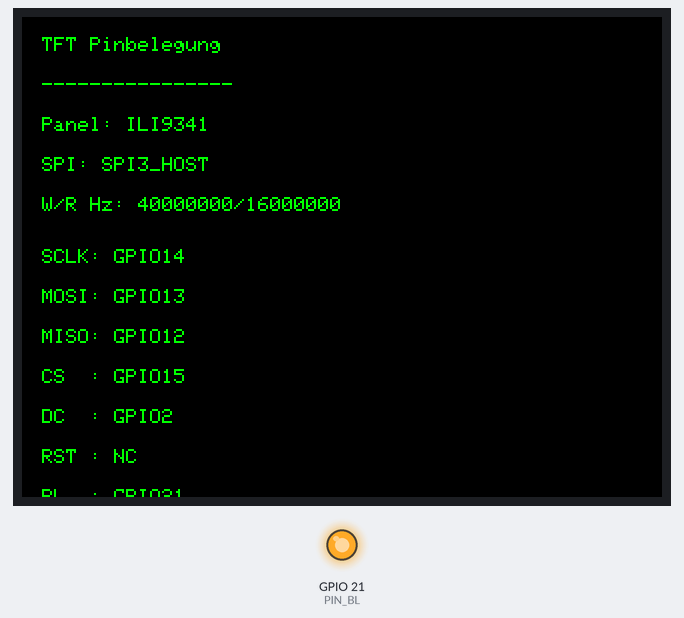
Simulated run of this sketch. Board: ESP32-S3. Shown: 320×240 colour display, output pins drawn as LEDs (lit = HIGH). What the sketch prints to the serial monitor is not drawn.

Above: at 0.6 s.

The sketch:

RadioGateway_Test.ino
```cpp
#include <Arduino.h>
#include <LovyanGFX.hpp>

// ------------------ PINBELEGUNG ------------------
// Passe diese Werte an dein Board an:
static constexpr int PIN_MOSI = 13;
static constexpr int PIN_MISO = 12;   // falls nicht verdrahtet: -1
static constexpr int PIN_SCLK = 14;
static constexpr int PIN_CS   = 15;
static constexpr int PIN_DC   = 2;
static constexpr int PIN_RST  = -1;   // oft fest an 3V3 => -1
static constexpr int PIN_BL   = 21;   // Backlight

// ------------------ SPI HOST robust wählen ------------------
// ESP32 classic: VSPI_HOST/HSPI_HOST
// ESP32-S3 etc.: SPI2_HOST/SPI3_HOST
#if defined(SPI3_HOST)
  static constexpr int SPI_HOST_ID = SPI3_HOST;
  static constexpr const char* SPI_HOST_NAME = "SPI3_HOST";
#elif defined(VSPI_HOST)
  static constexpr int SPI_HOST_ID = VSPI_HOST;
  static constexpr const char* SPI_HOST_NAME = "VSPI_HOST";
#elif defined(SPI2_HOST)
  static constexpr int SPI_HOST_ID = SPI2_HOST;
  static constexpr const char* SPI_HOST_NAME = "SPI2_HOST";
#elif defined(HSPI_HOST)
  static constexpr int SPI_HOST_ID = HSPI_HOST;
  static constexpr const char* SPI_HOST_NAME = "HSPI_HOST";
#else
  static constexpr int SPI_HOST_ID = 0;
  static constexpr const char* SPI_HOST_NAME = "SPI_HOST?";
#endif

static constexpr uint32_t SPI_FREQ_WRITE = 40000000; // 40 MHz
static constexpr uint32_t SPI_FREQ_READ  = 16000000; // 16 MHz

// ------------------ LGFX Konfiguration (SPI) ------------------
class LGFX : public lgfx::LGFX_Device {
  lgfx::Panel_ILI9341 _panel;   // Alternative: lgfx::Panel_ST7789
  lgfx::Bus_SPI _bus;

public:
  LGFX() {
    { // Bus
      auto cfg = _bus.config();
      cfg.spi_host   = static_cast<decltype(cfg.spi_host)>(SPI_HOST_ID);
      cfg.spi_mode   = 0;
      cfg.freq_write = SPI_FREQ_WRITE;
      cfg.freq_read  = SPI_FREQ_READ;
      cfg.pin_sclk   = PIN_SCLK;
      cfg.pin_mosi   = PIN_MOSI;
      cfg.pin_miso   = PIN_MISO;
      cfg.pin_dc     = PIN_DC;
      _bus.config(cfg);
      _panel.setBus(&_bus);
    }
    { // Panel
      auto cfg = _panel.config();
      cfg.pin_cs   = PIN_CS;
      cfg.pin_rst  = PIN_RST;
      cfg.pin_busy = -1;

      cfg.memory_width  = 240;
      cfg.memory_height = 320;
      cfg.panel_width   = 240;
      cfg.panel_height  = 320;

      cfg.offset_x = 0;
      cfg.offset_y = 0;
      cfg.invert   = false;
      cfg.rgb_order = false;
      cfg.dlen_16bit = false;

      _panel.config(cfg);
    }
    setPanel(&_panel);
  }
};

static LGFX tft;

static String gpioStr(int pin) {
  if (pin < 0) return String("NC");
  return String("GPIO") + String(pin);
}

static void printPinMapSerial() {
  Serial.println();
  Serial.println("=== TFT Pinbelegung (laufend) ===");
  Serial.printf("Panel: ILI9341 240x320\n");
  Serial.printf("SPI Host: %s\n", SPI_HOST_NAME);
  Serial.printf("SPI freq write/read: %lu / %lu Hz\n", (unsigned long)SPI_FREQ_WRITE, (unsigned long)SPI_FREQ_READ);
  Serial.printf("SCLK: %s\n", gpioStr(PIN_SCLK).c_str());
  Serial.printf("MOSI: %s\n", gpioStr(PIN_MOSI).c_str());
  Serial.printf("MISO: %s\n", gpioStr(PIN_MISO).c_str());
  Serial.printf("CS  : %s\n", gpioStr(PIN_CS).c_str());
  Serial.printf("DC  : %s\n", gpioStr(PIN_DC).c_str());
  Serial.printf("RST : %s\n", gpioStr(PIN_RST).c_str());
  Serial.printf("BL  : %s\n", gpioStr(PIN_BL).c_str());
  Serial.println("================================");
}

static void drawPinMapTFT() {
  tft.fillScreen(TFT_BLACK);
  tft.setTextColor(TFT_GREEN, TFT_BLACK);
  tft.setTextSize(1);

  int x = 10;
  int y = 10;
  const int lh = 20; // line height

  auto line = [&](const String& s) {
    tft.setCursor(x, y);
    tft.println(s);
    y += lh;
  };

  line("TFT Pinbelegung");
  line("----------------");
  line("Panel: ILI9341");
  line(String("SPI: ") + SPI_HOST_NAME);
  line(String("W/R Hz: ") + String(SPI_FREQ_WRITE) + "/" + String(SPI_FREQ_READ));
  y += 6;

  line(String("SCLK: ") + gpioStr(PIN_SCLK));
  line(String("MOSI: ") + gpioStr(PIN_MOSI));
  line(String("MISO: ") + gpioStr(PIN_MISO));
  line(String("CS  : ") + gpioStr(PIN_CS));
  line(String("DC  : ") + gpioStr(PIN_DC));
  line(String("RST : ") + gpioStr(PIN_RST));
  line(String("BL  : ") + gpioStr(PIN_BL));
}

void setup() {
  Serial.begin(115200);
  delay(300);

  // Backlight (einfach an/aus)
  if (PIN_BL >= 0) {
    pinMode(PIN_BL, OUTPUT);
    digitalWrite(PIN_BL, HIGH);
  }

  tft.init();
  tft.setRotation(1);

  printPinMapSerial();
  drawPinMapTFT();
}

void loop() {
  // nichts nötig – Pinbelegung wird einmal beim Start angezeigt
}
```
